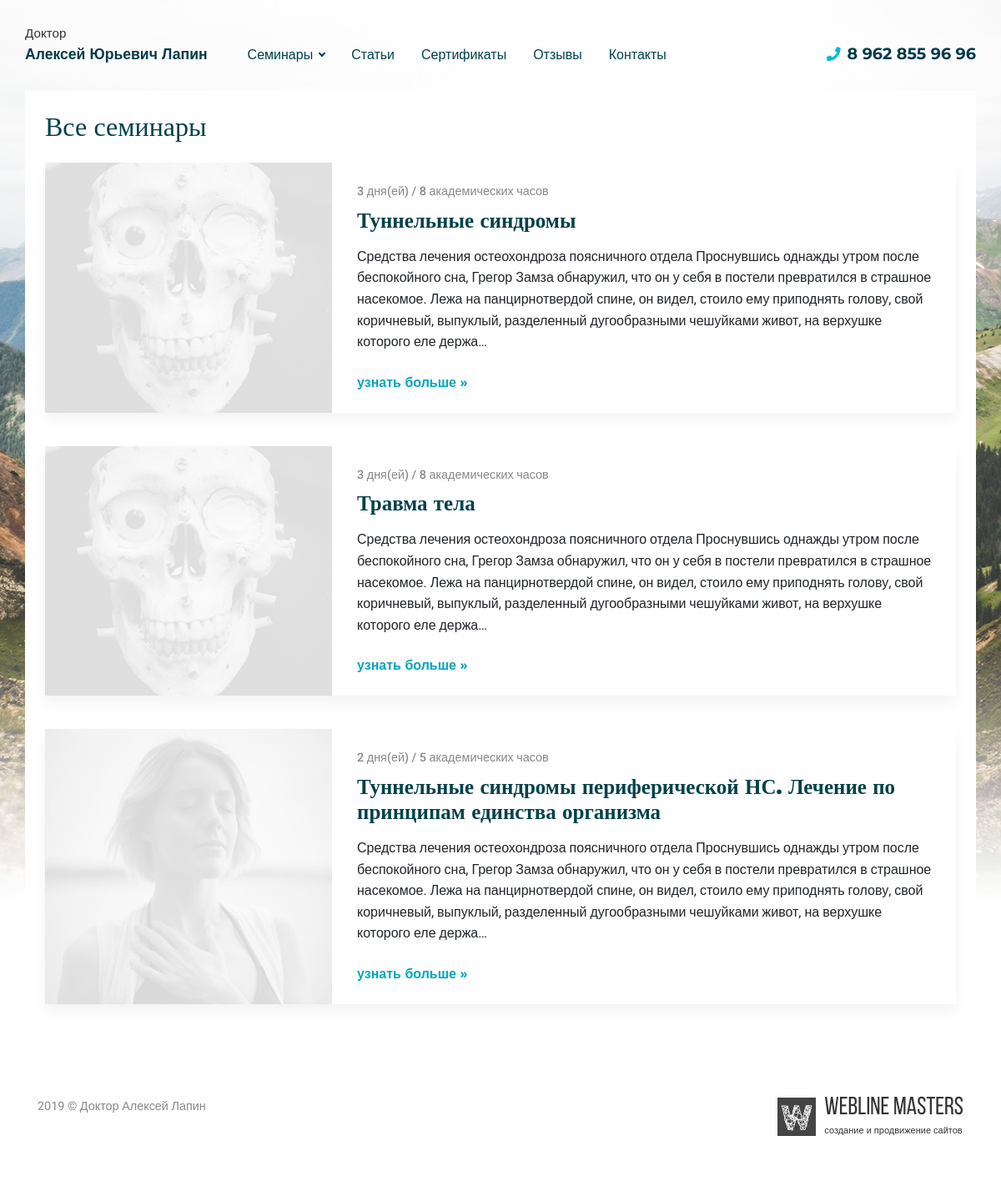
Page /seminars/all/ on the earlier database version.
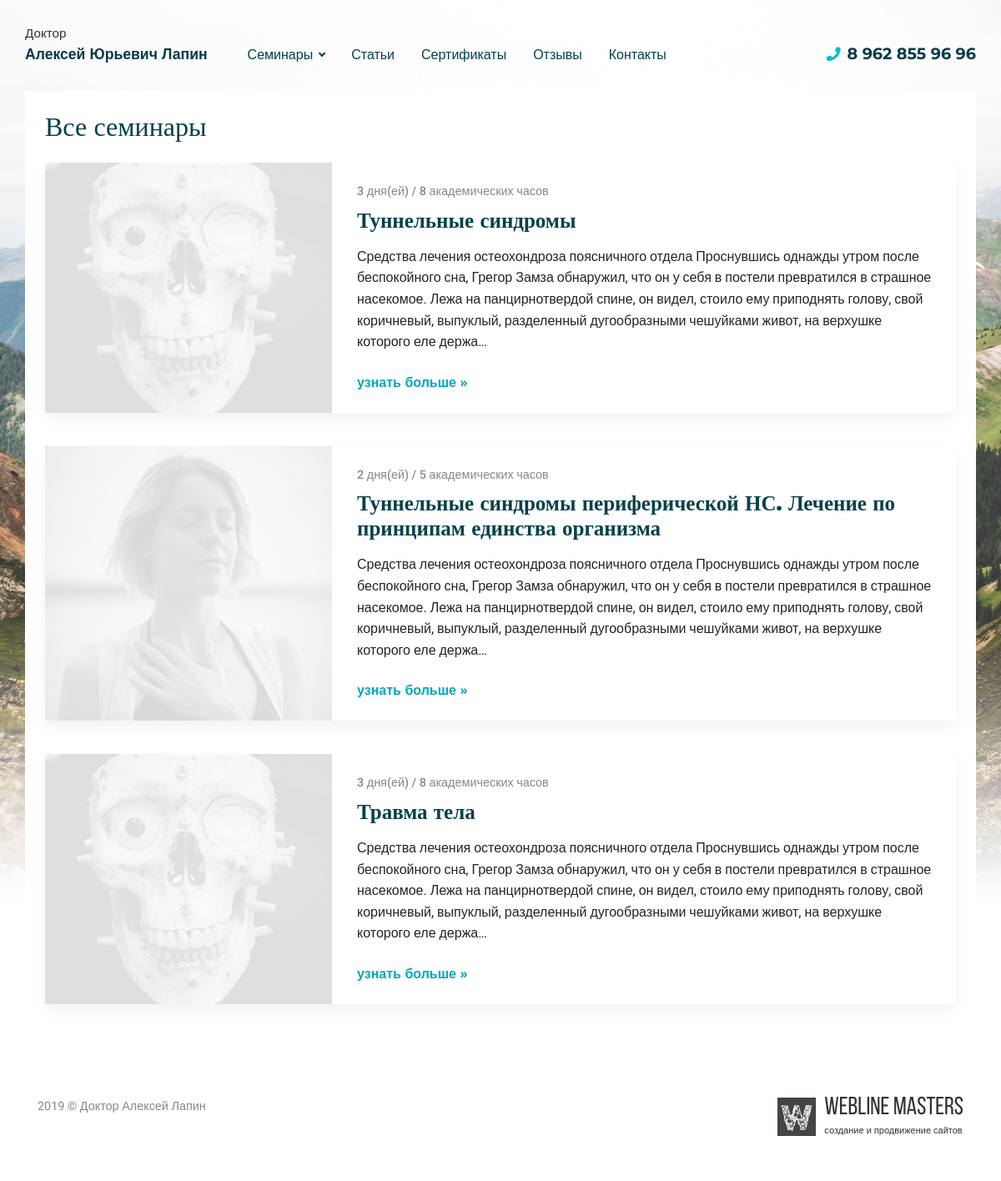
Same page on the later database version.
### seminars/models.py (models this page shows, shortened)
class Seminar(models.Model):
    title = models.CharField(max_length=250, verbose_name='Заголовок')
    description = HTMLField(verbose_name='Описание')
    days_number = models.PositiveSmallIntegerField(verbose_name='Количество дней', default=1)
    hours_number = models.PositiveSmallIntegerField(verbose_name='Академических часов', default=1)
    in_index = models.BooleanField(default=False, verbose_name='Отображать на главной', help_text='Отображаюся только 6 выбранных семинаров')
    video = models.CharField(max_length=250, verbose_name='Ссылка на видео', blank=True, null=True)
    my_order = models.PositiveIntegerField(default=0, blank=False, null=False, verbose_name='Сортировка')
    def get_picture_url(self, filename):
        ext = filename.split('.')[-1]
        filename = '%s.%s' % (self.id, ext)
        year = datetime.now().year
        month = datetime.now().month
        return 'images/seminars/%s.%s/%s' % (month, year, filename)
    def get_absolute_url(self):
        return reverse('seminar_detail', args=[self.id])
    image = models.ImageField(upload_to=get_picture_url, verbose_name='Изображение')
    class Meta:
        verbose_name = 'Семинар'
        verbose_name_plural = 'Все семинары'
        ordering = ['my_order']

### seminars/views.py (the view)
# urls.py: path('all/', views.all_seminars, name='all_seminars'),
def all_seminars(request):
    all_seminars = Seminar.objects.all()
    context = {
        'all_seminars': all_seminars,
    }
    return render(request, 'seminars/all_seminars.html', context)

### contacts/context_processors.py (called while the page is built)
def getting_phone(request):
    phone = Phone.objects.first()
    context = {
        'phone': phone,
    }
    return context

### contacts/models.py (called while the page is built)
    def __str__(self):
        return '%s' % self.phone

### templates/seminars/all_seminars.html (shortened to what this page needs)
{% extends 'base.html' %}
{% block content %}
    <div class="container bg-white p-4">
        <h1 class="display-4 text-secondary mt-0 mb-4">Все семинары</h1>
        {% for seminar in all_seminars %}
            <div class="lesson-item bg-white shadow">
                <div class="row">
                    <div class="col-lg-4 col-md-5">
                        <a href="{{ seminar.get_absolute_url }}" title="" class="lesson-item-img d-block h-100" style="background-image: url('{{ seminar.image.url }}');">
                        </a>
                    </div>
                    <div class="col-lg-8 col-md-7">
                        <div class="lesson-item-caption p-4 pl-md-0">
                            <span class="d-block mb-2">{{ seminar.days_number }} дня(ей) / {{ seminar.hours_number }} академических часов</span>
                            <h3 class="mt-0 mb-3"><a class="text-secondary d-block" href="{{ seminar.get_absolute_url }}" title="">{{ seminar.title }}</a></h3>
                            <p>{{ seminar.description|truncatechars:380|striptags }}</p>
                            <a class="link-more" href="{{ seminar.get_absolute_url }}" title="">узнать больше »</a>
                        </div>
                    </div>
                </div>
            </div>
        {% endfor %}
    </div>
{% endblock content %}

Differences in the rows shown:
changed Seminar "Туннельные синдромы периферической НС. Лечение по принципам единства организма": moves up the list
